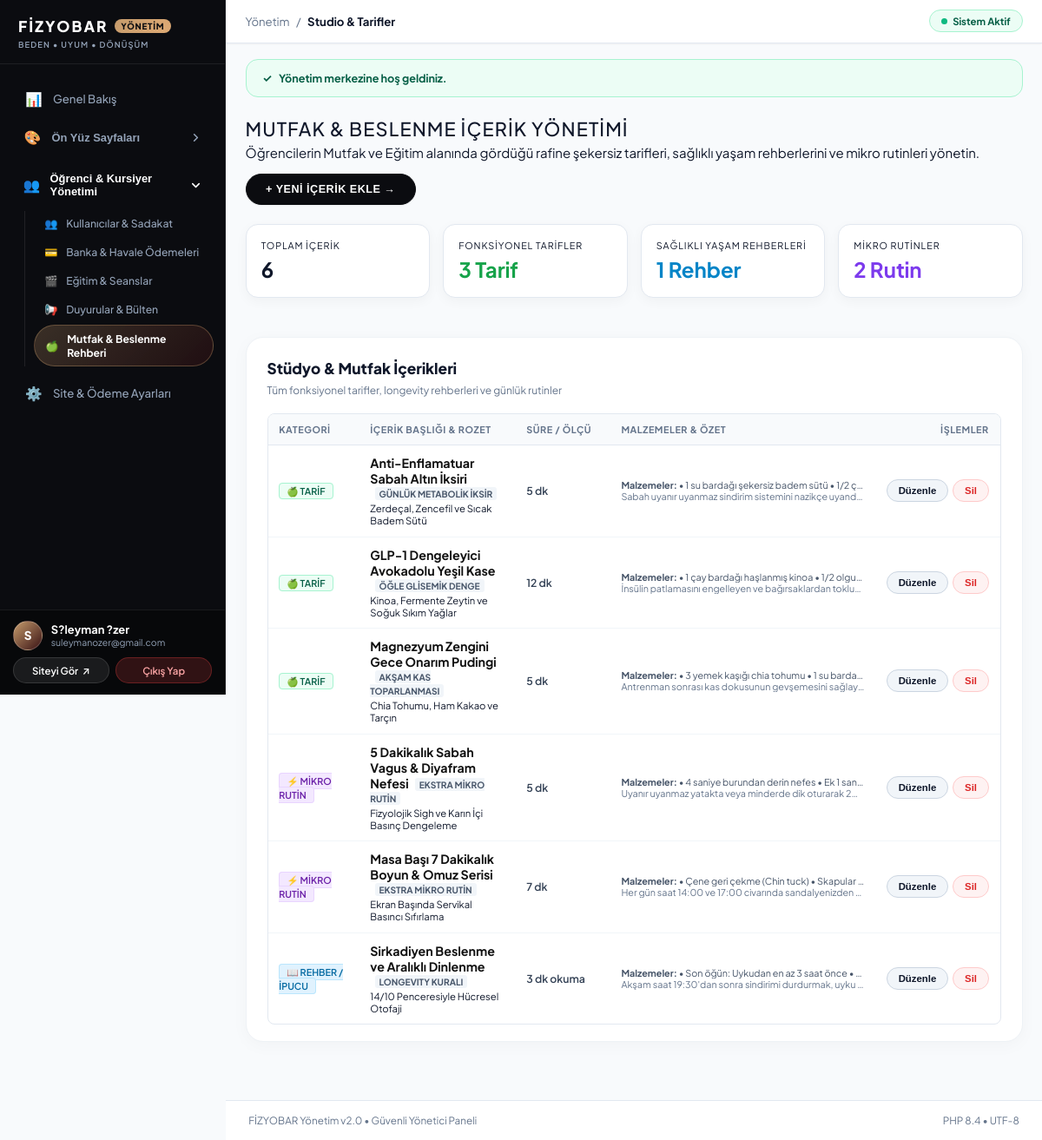
/en/xpanel/nutrition (signed in), run on the app's committed database.
### tables this page shows
CREATE TABLE `users` (
  `id` int(10) unsigned NOT NULL AUTO_INCREMENT,
  `full_name` varchar(150) NOT NULL,
  `email` varchar(191) NOT NULL,
  `phone` varchar(50) DEFAULT NULL,
  `password_hash` varchar(255) NOT NULL,
  `role` enum('admin','student') NOT NULL DEFAULT 'student',
  `status` enum('active','inactive','suspended') NOT NULL DEFAULT 'active',
  `created_at` datetime NOT NULL DEFAULT current_timestamp(),
  `updated_at` datetime NOT NULL DEFAULT current_timestamp() ON UPDATE current_timestamp(),
  PRIMARY KEY (`id`),
  UNIQUE KEY `email` (`email`)
);

CREATE TABLE `movement_nutrition` (
  `id` int(10) unsigned NOT NULL AUTO_INCREMENT,
  `category` varchar(50) NOT NULL DEFAULT 'recipe',
  `title` varchar(255) NOT NULL,
  `subtitle` varchar(255) DEFAULT NULL,
  `badge` varchar(100) DEFAULT NULL,
  `time_needed` varchar(50) DEFAULT NULL,
  `content` text NOT NULL,
  `ingredients` text DEFAULT NULL,
  `image_url` varchar(255) DEFAULT NULL,
  `sort_order` int(11) NOT NULL DEFAULT 0,
  `created_at` datetime NOT NULL DEFAULT current_timestamp(),
  PRIMARY KEY (`id`)
);

### app/Views/pages/xpanel/nutrition.php (the view, shortened to what the rows shown need)
<?php
require __DIR__ . '/layout_top.php';
$recipesCount = count(array_filter($items, fn($i) => $i['category'] === 'recipe'));
$guidesCount = count(array_filter($items, fn($i) => in_array($i['category'], ['guide', 'tip'], true)));
$routinesCount = count(array_filter($items, fn($i) => $i['category'] === 'routine'));
?>
<div style="display: flex; justify-content: space-between; align-items: center; margin-bottom: 1.5rem; flex-wrap: wrap; gap: 1rem;">
    <div>
        <h1 style="font-size: 1.45rem; font-weight: 500; color: var(--black); text-transform: uppercase; letter-spacing: 0.05em; margin: 0 0 0.25rem 0;">
            Mutfak &amp; Beslenme İçerik Yönetimi
        </h1>
        <p style="color: var(--text-muted); font-size: var(--font-sm); margin: 0;">
            Öğrencilerin Mutfak ve Eğitim alanında gördüğü rafine şekersiz tarifleri, sağlıklı yaşam rehberlerini ve mikro rutinleri yönetin.
        </p>
    </div>
    <button type="button" onclick="openNewNutritionModal()" class="xp-btn-pill-primary">
        + YENİ İÇERİK EKLE &rarr;
    </button>
</div>
<div style="display: grid; grid-template-columns: repeat(auto-fit, minmax(180px, 1fr)); gap: 1rem; margin-bottom: 1.5rem;">
    <div class="xpanel-card" style="padding: 1.15rem;">
        <span style="font-size: 0.72rem; text-transform: uppercase; letter-spacing: 0.08em; color: var(--text-muted); display: block; margin-bottom: 0.35rem;">Toplam İçerik</span>
        <strong style="font-size: 1.6rem; color: var(--black);"><?= count($items) ?></strong>
    </div>
    <div class="xpanel-card" style="padding: 1.15rem;">
        <span style="font-size: 0.72rem; text-transform: uppercase; letter-spacing: 0.08em; color: var(--text-muted); display: block; margin-bottom: 0.35rem;">Fonksiyonel Tarifler</span>
        <strong style="font-size: 1.6rem; color: #16a34a;"><?= $recipesCount ?> Tarif</strong>
    </div>
    <div class="xpanel-card" style="padding: 1.15rem;">
        <span style="font-size: 0.72rem; text-transform: uppercase; letter-spacing: 0.08em; color: var(--text-muted); display: block; margin-bottom: 0.35rem;">Sağlıklı Yaşam Rehberleri</span>
        <strong style="font-size: 1.6rem; color: #0284c7;"><?= $guidesCount ?> Rehber</strong>
    </div>
    <div class="xpanel-card" style="padding: 1.15rem;">
        <span style="font-size: 0.72rem; text-transform: uppercase; letter-spacing: 0.08em; color: var(--text-muted); display: block; margin-bottom: 0.35rem;">Mikro Rutinler</span>
        <strong style="font-size: 1.6rem; color: #7c3aed;"><?= $routinesCount ?> Rutin</strong>
    </div>
</div>
<div class="xp-table-card">
    <div class="xp-table-header-bar">
        <div>
            <h2 style="font-size: 1.15rem; font-weight: 800; color: #0f172a; margin: 0 0 0.2rem 0;">
                Stüdyo &amp; Mutfak İçerikleri
            </h2>
            <span style="font-size: 0.8rem; color: #64748b;">
                Tüm fonksiyonel tarifler, longevity rehberleri ve günlük rutinler
            </span>
        </div>
    </div>
    <?php if (empty($items)): ?>
        <p style="color: #64748b; font-size: 0.9rem; text-align: center; padding: 2.5rem 0;">
            Henüz içerik eklenmemiş. Yukarıdaki '+ Yeni İçerik Ekle' butonundan ilk tarif veya rehberinizi oluşturabilirsiniz.
        </p>
    <?php else: ?>
        <div class="xpanel-table-wrap">
            <table class="xpanel-table">
                <thead>
                    <tr>
                        <th style="width: 130px;">Kategori</th>
                        <th style="min-width: 180px;">İçerik Başlığı &amp; Rozet</th>
                        <th style="width: 120px;">Süre / Ölçü</th>
                        <th style="min-width: 220px;">Malzemeler &amp; Özet</th>
                        <th style="text-align: right; width: 120px;">İşlemler</th>
                    </tr>
                </thead>
                <tbody>
                    <?php foreach ($items as $item): ?>
                        <tr>
                            <td>
                                <?php if ($item['category'] === 'recipe'): ?>
                                    <span style="background: #ecfdf5; color: #065f46; border: 1px solid #a7f3d0; padding: 2px 8px; border-radius: 4px; font-size: 0.72rem; font-weight: 600;">
                                        🍏 TARİF
                                    </span>
                                <?php elseif (in_array($item['category'], ['guide', 'tip'], true)): ?>
                                    <span style="background: #e0f2fe; color: #0369a1; border: 1px solid #bae6fd; padding: 2px 8px; border-radius: 4px; font-size: 0.72rem; font-weight: 600;">
                                        📖 REHBER / İPUCU
                                    </span>
                                <?php else: ?>
                                    <span style="background: #f3e8ff; color: #6b21a8; border: 1px solid #e9d5ff; padding: 2px 8px; border-radius: 4px; font-size: 0.72rem; font-weight: 600;">
                                        ⚡ MİKRO RUTİN
                                    </span>
                                <?php endif; ?>
                            </td>
                            <td>
                                <strong style="font-size: 0.95rem; color: #111;"><?= e($item['title']) ?></strong>
                                <?php if (!empty($item['badge'])): ?>
                                    <span style="font-size: 0.68rem; background: #f1f5f9; color: #475569; padding: 1px 5px; border-radius: 3px; font-weight: 700; margin-left: 0.35rem;">
                                        <?= e($item['badge']) ?>
                                    </span>
                                <?php endif; ?>
                                <?php if (!empty($item['subtitle'])): ?>
                                    <div style="font-size: 0.75rem; color: var(--text-muted); margin-top: 2px;">
                                        <?= e($item['subtitle']) ?>
                                    </div>
                                <?php endif; ?>
                            </td>
                            <td>
                                <span style="font-size: 0.82rem; font-weight: 600; color: #334155;">
                                    <?= e($item['time_needed'] ?: '-') ?>
                                </span>
                            </td>
                            <td>
                                <?php if (!empty($item['ingredients'])): ?>
                                    <div style="font-size: 0.72rem; color: #475569; max-width: 280px; white-space: nowrap; overflow: hidden; text-overflow: ellipsis;">
                                        <strong>Malzemeler:</strong> <?= e($item['ingredients']) ?>
                                    </div>
                                <?php endif; ?>
                                <div style="font-size: 0.72rem; color: #64748b; max-width: 280px; white-space: nowrap; overflow: hidden; text-overflow: ellipsis;">
                                    <?= e($item['content']) ?>
                                </div>
                            </td>
                            <td style="text-align: right;">
                                <div style="display: inline-flex; gap: 0.35rem; align-items: center; justify-content: flex-end;">
                                    <button type="button"
                                            class="xp-btn-action-pill xp-btn-action-edit"
                                            onclick='openEditNutritionModal(<?= json_encode($item, JSON_HEX_TAG | JSON_HEX_APOS | JSON_HEX_QUOT | JSON_HEX_AMP) ?>)'>
                                        Düzenle
                                    </button>
                                    <form action="<?= url('/xpanel/nutrition/delete') ?>" method="POST" onsubmit="return confirm('<?= e(addslashes($item['title'])) ?> içeriğini silmek istediğinize emin misiniz?');" style="display:inline; margin: 0;">
                                        <button type="submit" class="xp-btn-action-pill xp-btn-action-danger">Sil</button>
                                    </form>
                                </div>
                            </td>
                        </tr>
                    <?php endforeach; ?>
                </tbody>
            </table>
        </div>
    <?php endif; ?>
</div>
<?php require __DIR__ . '/layout_bottom.php'; ?>

### app/Views/pages/xpanel/layout_top.php (shortened to what the rows shown need)
<?php
$currentUri = \Core\Router::getCurrentUri();
$adminUser = \Core\Auth::user();
$isPagesRoute = str_contains($currentUri, 'pages');
?>
<!DOCTYPE html>
<html lang="tr" dir="ltr" class="xp-html">
<head>
    <link rel="stylesheet" href="<?= asset('assets/css/xpanel.css') ?>?v=<?= time() ?>">
</head>
<body class="xp-body">
    <aside class="xp-sidebar" id="xpSidebar">
        <div class="xp-sidebar-brand">
            <a href="<?= url('/xpanel') ?>" class="xp-brand-link">
                <h1 class="xp-brand-title">
                    FİZYOBAR
                    <span class="xp-brand-tag">YÖNETİM</span>
                </h1>
                <span class="xp-brand-motto">BEDEN &bull; UYUM &bull; DÖNÜŞÜM</span>
            </a>
        </div>
<?php
$isCrmRoute = str_contains($currentUri, 'users') || str_contains($currentUri, 'enrollments') || str_contains($currentUri, 'courses') || str_contains($currentUri, 'announcements') || str_contains($currentUri, 'nutrition');
?>
        <div class="xp-sidebar-nav-scroll">
            <nav class="xp-nav-section">
                <a href="<?= url('/xpanel') ?>" class="xp-nav-link <?= ($currentUri === '/xpanel' || $currentUri === '/tr/xpanel') && !$isPagesRoute ? 'active' : '' ?>">
                    <span class="xp-nav-left">
                        <span class="xp-nav-icon">📊</span>
                        <span>Genel Bakış</span>
                    </span>
                </a>
                <div class="xp-nav-group <?= $isPagesRoute ? 'is-open' : '' ?>" id="navGroupPages">
                    <button type="button" class="xp-nav-group-header" onclick="toggleNavGroup('navGroupPages')">
                        <span class="xp-nav-group-title">
                            <span class="xp-nav-icon">🎨</span>
                            <span>Ön Yüz Sayfaları</span>
                        </span>
                        <svg class="xp-nav-group-chevron" width="15" height="15" viewBox="0 0 24 24" fill="none" stroke="currentColor" stroke-width="2.5" stroke-linecap="round" stroke-linejoin="round">
                            <polyline points="6 9 12 15 18 9"></polyline>
                        </svg>
                    </button>
                </div>
                <div class="xp-nav-group <?= $isCrmRoute ? 'is-open' : '' ?>" id="navGroupCrm">
                    <button type="button" class="xp-nav-group-header" onclick="toggleNavGroup('navGroupCrm')">
                        <span class="xp-nav-group-title">
                            <span class="xp-nav-icon">👥</span>
                            <span>Öğrenci &amp; Kursiyer Yönetimi</span>
                        </span>
                        <svg class="xp-nav-group-chevron" width="15" height="15" viewBox="0 0 24 24" fill="none" stroke="currentColor" stroke-width="2.5" stroke-linecap="round" stroke-linejoin="round">
                            <polyline points="6 9 12 15 18 9"></polyline>
                        </svg>
                    </button>
                    <div class="xp-nav-group-items">
                        <a href="<?= url('/xpanel/users') ?>" class="xp-nav-sub-link <?= str_contains($currentUri, 'users') ? 'active' : '' ?>">
                            <span>👥</span>
                            <span>Kullanıcılar &amp; Sadakat</span>
                        </a>
                        <a href="<?= url('/xpanel/enrollments') ?>" class="xp-nav-sub-link <?= str_contains($currentUri, 'enrollments') ? 'active' : '' ?>">
                            <span>💳</span>
                            <span>Banka &amp; Havale Ödemeleri</span>
                        </a>
                        <a href="<?= url('/xpanel/courses') ?>" class="xp-nav-sub-link <?= str_contains($currentUri, 'courses') ? 'active' : '' ?>">
                            <span>🎬</span>
                            <span>Eğitim &amp; Seanslar</span>
                        </a>
                        <a href="<?= url('/xpanel/announcements') ?>" class="xp-nav-sub-link <?= str_contains($currentUri, 'announcements') ? 'active' : '' ?>">
                            <span>📢</span>
                            <span>Duyurular &amp; Bülten</span>
                        </a>
                        <a href="<?= url('/xpanel/nutrition') ?>" class="xp-nav-sub-link <?= str_contains($currentUri, 'nutrition') ? 'active' : '' ?>">
                            <span>🍏</span>
                            <span>Mutfak &amp; Beslenme Rehberi</span>
                        </a>
                    </div>
                </div>
                <a href="<?= url('/xpanel/settings') ?>" class="xp-nav-link <?= str_contains($currentUri, 'settings') ? 'active' : '' ?>">
                    <span class="xp-nav-left">
                        <span class="xp-nav-icon">⚙️</span>
                        <span>Site &amp; Ödeme Ayarları</span>
                    </span>
                </a>
            </nav>
        </div>
        <div class="xp-sidebar-footer">
            <div class="xp-user-card">
                <div class="xp-user-avatar">
                    <?= mb_substr($adminUser['full_name'] ?? 'S', 0, 1) ?>
                </div>
                <div class="xp-user-meta">
                    <div class="xp-user-name"><?= e($adminUser['full_name'] ?? 'Süper Yönetici') ?></div>
                    <div class="xp-user-role"><?= e($adminUser['email'] ?? 'Yönetici') ?></div>
                </div>
            </div>
            <div class="xp-footer-actions">
                <a href="<?= url('/') ?>" target="_blank" class="xp-btn-side-site" title="Site ön yüzünü yeni sekmede aç">
                    <span>Siteyi Gör</span>
                    <span>↗</span>
                </a>
                <a href="<?= url('/xpanel/logout') ?>" class="xp-btn-side-logout">
                    <span>Çıkış Yap</span>
                </a>
            </div>
        </div>
    </aside>
    <div class="xp-main-wrapper">
        <header class="xp-top-bar">
            <div class="xp-top-bar-left">
                <div class="xp-breadcrumb">
                    <span>Yönetim</span>
                    <span>/</span>
                    <strong><?= e($metaTitle ?? 'Kontrol Paneli') ?></strong>
                </div>
            </div>
            <div style="display: flex; align-items: center; gap: 0.75rem;">
                <div class="xp-top-status-badge">
                    <span class="xp-status-dot"></span>
                    <span>Sistem Aktif</span>
                </div>
            </div>
        </header>
        <main class="xp-content-area">
            <?php if (!empty($flash)): ?>
                <div style="background-color: var(--xp-emerald-light); border: 1px solid #a7f3d0; color: #065f46; padding: 0.85rem 1.25rem; border-radius: var(--xp-radius-md); margin-bottom: 1.5rem; font-size: 0.84rem; font-weight: 700; display: flex; align-items: center; gap: 0.5rem;">
                    <span>✓</span>
                    <span><?= e($flash) ?></span>
                </div>
            <?php endif; ?>

### data on the page
users: full_name "S", full_name "S?leyman ?zer", email "suleymanozer@gmail.com"
movement_nutrition: category "🍏 TARİF", title "Anti-Enflamatuar Sabah Altın İksiri", badge "GÜNLÜK METABOLİK İKSİR", subtitle "Zerdeçal, Zencefil ve Sıcak Badem Sütü", time_needed "5 dk", ingredients "• 1 su bardağı şekersiz badem sütü • 1/2 ç…", content "Sabah uyanır uyanmaz sindirim sistemini nazikçe uyand…"
movement_nutrition: category "🍏 TARİF", title "GLP-1 Dengeleyici Avokadolu Yeşil Kase", badge "ÖĞLE GLİSEMİK DENGE", subtitle "Kinoa, Fermente Zeytin ve Soğuk Sıkım Yağlar", time_needed "12 dk", ingredients "• 1 çay bardağı haşlanmış kinoa • 1/2 olgu…", content "İnsülin patlamasını engelleyen ve bağırsaklardan toklu…"
movement_nutrition: category "🍏 TARİF", title "Magnezyum Zengini Gece Onarım Pudingi", badge "AKŞAM KAS TOPARLANMASI", subtitle "Chia Tohumu, Ham Kakao ve Tarçın", time_needed "5 dk", ingredients "• 3 yemek kaşığı chia tohumu • 1 su barda…", content "Antrenman sonrası kas dokusunun gevşemesini sağlay…"
movement_nutrition: category "⚡ MİKRO RUTİN", title "5 Dakikalık Sabah Vagus & Diyafram Nefesi", badge "EKSTRA MİKRO RUTİN", subtitle "Fizyolojik Sigh ve Karın İçi Basınç Dengeleme", time_needed "5 dk", ingredients "• 4 saniye burundan derin nefes • Ek 1 san…", content "Uyanır uyanmaz yatakta veya minderde dik oturarak 2…"
movement_nutrition: category "⚡ MİKRO RUTİN", title "Masa Başı 7 Dakikalık Boyun & Omuz Serisi", badge "EKSTRA MİKRO RUTİN", subtitle "Ekran Başında Servikal Basıncı Sıfırlama", time_needed "7 dk", ingredients "• Çene geri çekme (Chin tuck) • Skapular…", content "Her gün saat 14:00 ve 17:00 civarında sandalyenizden…"
movement_nutrition: category "📖 REHBER / İPUCU", title "Sirkadiyen Beslenme ve Aralıklı Dinlenme", badge "LONGEVITY KURALI", subtitle "14/10 Penceresiyle Hücresel Otofaji", time_needed "3 dk okuma", ingredients "• Son öğün: Uykudan en az 3 saat önce •…", content "Akşam saat 19:30'dan sonra sindirimi durdurmak, uyku…"

### other printed values
$metaTitle "Studio & Tarifler"
$flash "Yönetim merkezine hoş geldiniz."
count($items) "6"
$recipesCount "3"
$guidesCount "1"
$routinesCount "2"
PHP_MAJOR_VERSION "8"
PHP_MINOR_VERSION "4"
